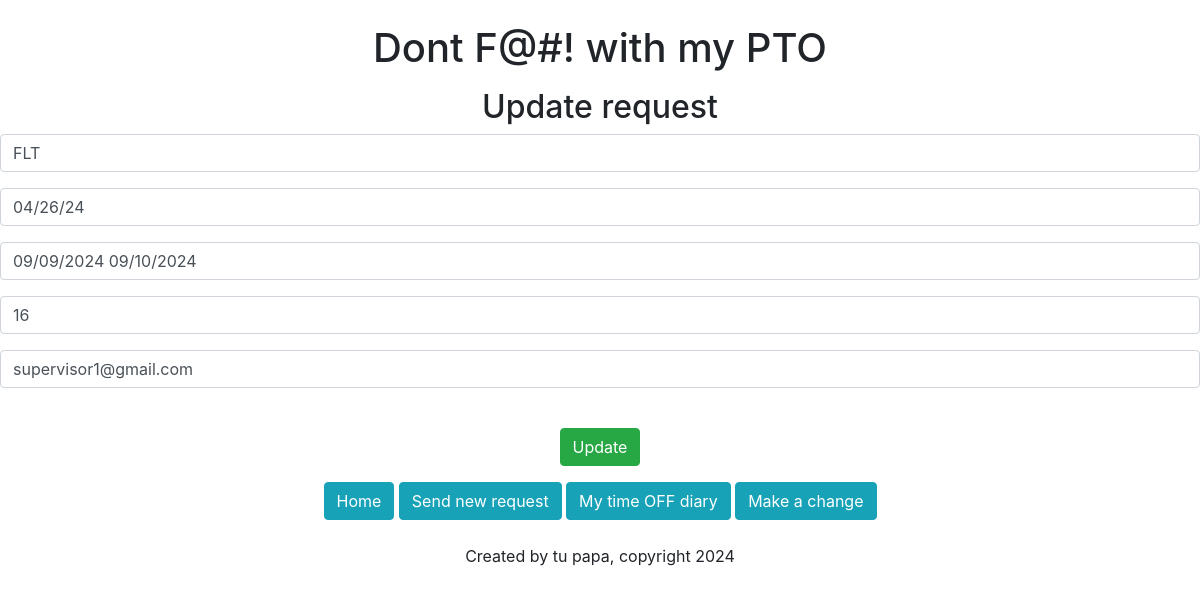
The page /update_request/21 on the database its author committed.
### track/models.py (models this page shows, shortened)
class pto_request(models.Model):
    pto = models.ForeignKey(pto_type, blank = True, null = True, on_delete = models.CASCADE)
    pto_type = models.CharField('What are you using: ', max_length = 3)
    was_sent = models.CharField('This request was sent on: ', max_length = 8, null = True)
    date_requested = models.CharField('For what dates (MM/DD/YY): ', max_length = 120)
    hours_used = models.CharField('Total hours requested: ', max_length = 2)
    send_to = models.CharField('supervisorsemail@email1.com, supervisorsemail@email2.com', max_length = 30, null = True)
    notes = models.CharField('Notes', max_length = 120, blank = True)

### track/views.py (the view)
# urls.py: path('update_request/<request_id>', views.update_request, name = 'update_request'),
def update_request(request, request_id):
    up_request = pto_request.objects.get(pk = request_id)
    form = pto_requestForm(request.POST or None, instance = up_request)
    if form.is_valid():
        form.save()
        return redirect('list_request')
    return render(request, 'track/update_request.html', {'up_request': up_request, 'form': form})

### track/forms.py
class pto_requestForm(ModelForm):
    class Meta:
        model = pto_request
        fields = ('pto_type', 'was_sent', 'date_requested', 'hours_used', 'send_to')
        labels = {
            'pto_type': '',
            'was_sent': '',
            'date_requested': '',
            'hours_used': '',
            'send_to': '',
        }
        widgets = {
            'pto_type': forms.TextInput(attrs={'class':'form-control', 'placeholder':'CTO, HFL, VAC?'}),
            'was_sent': forms.TextInput(attrs={'class':'form-control', 'placeholder':'Request sent on MM/DD/YY', }),
            'date_requested': forms.TextInput(attrs={'class':'form-control', 'placeholder':'Dates MM/DD/YY '}),
            'hours_used': forms.TextInput(attrs={'class':'form-control', 'placeholder':'Hours to use'}),
            'send_to': forms.EmailInput(attrs={'class':'form-control', 'placeholder':'send to?'}),
        }

### track/templates/track/update_request.html (shortened to what this page needs)
{% extends 'track/base.html' %}
{% block content %}
<center>
    <p>
        <h2>Update request</h2>
        <form action="" method = POST>
            {{ form.as_p }}
        <input type="submit" class="btn btn-success" value="Update">
    </p>
</center>
{% endblock %}

### rows shown on the page
pto_request: pto_type "FLT", was_sent "04/26/24", date_requested "09/09/2024 09/10/2024", hours_used "16", send_to "supervisor1@gmail.com"
